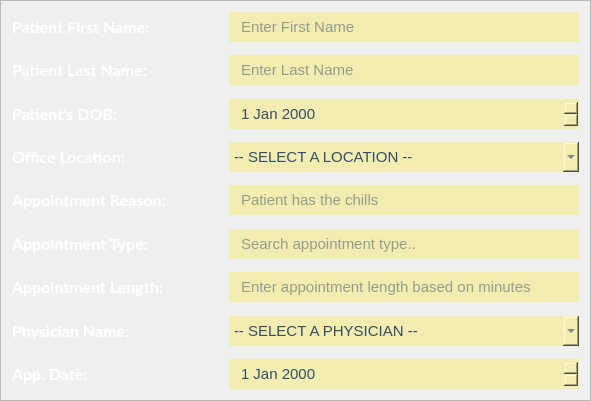
     <widget class="QFrame" name="InputsInnerFrame">
      <property name="geometry">
       <rect>
        <x>100</x>
        <y>160</y>
        <width>591</width>
        <height>401</height>
       </rect>
      </property>
      <property name="frameShape">
       <enum>QFrame::StyledPanel</enum>
      </property>
      <property name="frameShadow">
       <enum>QFrame::Raised</enum>
      </property>
      <layout class="QVBoxLayout" name="verticalLayout_3">
       <item>
        <layout class="QVBoxLayout" name="InputsInnerVLayout">
         <item>
          <layout class="QHBoxLayout" name="InputsRowHLayout_1">
           <item>
            <widget class="QLabel" name="Label_PatientFirstName_SA">
             <property name="minimumSize">
              <size>
               <width>0</width>
               <height>0</height>
              </size>
             </property>
             <property name="maximumSize">
              <size>
               <width>16777215</width>
               <height>16777215</height>
              </size>
             </property>
             <property name="font">
              <font>
               <family>Lato</family>
               <pointsize>12</pointsize>
               <weight>75</weight>
               <bold>true</bold>
              </font>
             </property>
             <property name="styleSheet">
              <string notr="true">QLabel {
	color: white;
}</string>
             </property>
             <property name="text">
              <string>Patient First Name:</string>
             </property>
            </widget>
           </item>
           <item>
            <spacer name="horizontalSpacer_2">
             <property name="orientation">
              <enum>Qt::Horizontal</enum>
             </property>
             <property name="sizeHint" stdset="0">
              <size>
               <width>40</width>
               <height>20</height>
              </size>
             </property>
            </spacer>
           </item>
           <item>
            <widget class="QLineEdit" name="LineEdit_PatientFirstName_SA">
             <property name="minimumSize">
              <size>
               <width>350</width>
               <height>30</height>
              </size>
             </property>
             <property name="maximumSize">
              <size>
               <width>350</width>
               <height>40</height>
              </size>
             </property>
             <property name="font">
              <font>
               <family>MS Shell Dlg 2</family>
               <pointsize>11</pointsize>
              </font>
             </property>
             <property name="styleSheet">
              <string notr="true">QLineEdit {
	border-image: none;
    border: none;
	background-color: #F3ECB0;
	color: #344D67;
	font-family: &quot;MS Shell Dlg 2&quot;;
	font-size: 11;
	padding-left: 10px;
	padding-right: 10px;
}</string>
             </property>
             <property name="text">
              <string/>
             </property>
             <property name="alignment">
              <set>Qt::AlignLeading|Qt::AlignLeft|Qt::AlignVCenter</set>
             </property>
             <property name="placeholderText">
              <string>Enter First Name</string>
             </property>
            </widget>
           </item>
          </layout>
         </item>
         <item>
          <spacer name="verticalSpacer">
           <property name="orientation">
            <enum>Qt::Vertical</enum>
           </property>
           <property name="sizeHint" stdset="0">
            <size>
             <width>20</width>
             <height>40</height>
            </size>
           </property>
          </spacer>
         </item>
         <item>
          <layout class="QHBoxLayout" name="InputsRowHLayout_2">
           <item>
            <layout class="QHBoxLayout" name="Layout_PatientLastName_2">
             <item>
              <widget class="QLabel" name="Label_PatientLastName_SA">
               <property name="font">
                <font>
                 <family>Lato</family>
                 <pointsize>12</pointsize>
                 <weight>75</weight>
                 <bold>true</bold>
                </font>
               </property>
               <property name="styleSheet">
                <string notr="true">QLabel {
	color: white;
}</string>
               </property>
               <property name="text">
                <string>Patient Last Name:</string>
               </property>
              </widget>
             </item>
             <item>
              <spacer name="horizontalSpacer">
               <property name="orientation">
                <enum>Qt::Horizontal</enum>
               </property>
               <property name="sizeHint" stdset="0">
                <size>
                 <width>40</width>
                 <height>20</height>
                </size>
               </property>
              </spacer>
             </item>
             <item>
              <widget class="QLineEdit" name="LineEdit_PatientLastName_SA">
               <property name="minimumSize">
                <size>
                 <width>350</width>
                 <height>30</height>
                </size>
               </property>
               <property name="maximumSize">
                <size>
                 <width>350</width>
                 <height>40</height>
                </size>
               </property>
               <property name="font">
                <font>
                 <family>MS Shell Dlg 2</family>
                 <pointsize>11</pointsize>
                </font>
               </property>
               <property name="styleSheet">
                <string notr="true">QLineEdit {
	border-image: none;
    border: none;
	background-color: #F3ECB0;
	color: #344D67;
	font-family: &quot;MS Shell Dlg 2&quot;;
	font-size: 11;
	padding-left: 10px;
	padding-right: 10px;
}</string>
               </property>
               <property name="text">
                <string/>
               </property>
               <property name="placeholderText">
                <string>Enter Last Name</string>
               </property>
              </widget>
             </item>
            </layout>
           </item>
          </layout>
         </item>
         <item>
          <spacer name="verticalSpacer_2">
           <property name="orientation">
            <enum>Qt::Vertical</enum>
           </property>
           <property name="sizeHint" stdset="0">
            <size>
             <width>20</width>
             <height>40</height>
            </size>
           </property>
          </spacer>
         </item>
         <item>
          <layout class="QHBoxLayout" name="InputsRowHLayout_3">
           <item>
            <layout class="QHBoxLayout" name="Layout_DOB_2">
             <item>
              <widget class="QLabel" name="Label_DOB_SA">
               <property name="font">
                <font>
                 <family>Lato</family>
                 <pointsize>12</pointsize>
                 <weight>75</weight>
                 <bold>true</bold>
                </font>
               </property>
               <property name="styleSheet">
                <string notr="true">QLabel {
	color: white;
}</string>
               </property>
               <property name="text">
                <string>Patient's DOB:</string>
               </property>
              </widget>
             </item>
             <item>
              <spacer name="horizontalSpacer_3">
               <property name="orientation">
                <enum>Qt::Horizontal</enum>
               </property>
               <property name="sizeHint" stdset="0">
                <size>
                 <width>40</width>
                 <height>20</height>
                </size>
               </property>
              </spacer>
             </item>
             <item>
              <widget class="QDateEdit" name="dateEdit_DOB_SA">
               <property name="minimumSize">
                <size>
                 <width>350</width>
                 <height>30</height>
                </size>
               </property>
               <property name="maximumSize">
                <size>
                 <width>350</width>
                 <height>40</height>
                </size>
               </property>
               <property name="font">
                <font>
                 <family>MS Shell Dlg 2</family>
                 <pointsize>11</pointsize>
                </font>
               </property>
               <property name="cursor">
                <cursorShape>PointingHandCursor</cursorShape>
               </property>
               <property name="styleSheet">
                <string notr="true">QDateEdit {
	QLineEdit 
	border-image: none;
    border: none;
	background-color: #F3ECB0;
	color: #344D67;
	font-family: &quot;MS Shell Dlg 2&quot;;
	font-size: 11;
	padding-left: 10px;
	padding-right: 10px;
}

/** 
	QDateEdit QAbstractItemView:enabled {
	color: black;
	background-color: ghostwhite;
	selection-background-color: rgb(0, 177, 171);
	selection-color: white;
}

QCalendarWidget QTableView QLabel {
	color: white;
}
*/</string>
               </property>
               <property name="calendarPopup">
                <bool>false</bool>
               </property>
              </widget>
             </item>
            </layout>
           </item>
          </layout>
         </item>
         <item>
          <spacer name="verticalSpacer_7">
           <property name="orientation">
            <enum>Qt::Vertical</enum>
           </property>
           <property name="sizeHint" stdset="0">
            <size>
             <width>20</width>
             <height>40</height>
            </size>
           </property>
          </spacer>
         </item>
         <item>
          <layout class="QHBoxLayout" name="InputsRowHLayout_10">
           <item>
            <widget class="QLabel" name="Label_OfficeLocation_SA">
             <property name="minimumSize">
              <size>
               <width>140</width>
               <height>0</height>
              </size>
             </property>
             <property name="maximumSize">
              <size>
               <width>16777215</width>
               <height>16777215</height>
              </size>
             </property>
             <property name="font">
              <font>
               <family>Lato</family>
               <pointsize>12</pointsize>
               <weight>75</weight>
               <bold>true</bold>
              </font>
             </property>
             <property name="styleSheet">
              <string notr="true">QLabel {
	color: white;
}</string>
             </property>
             <property name="text">
              <string>Office Location:</string>
             </property>
            </widget>
           </item>
           <item>
            <spacer name="horizontalSpacer_10">
             <property name="orientation">
              <enum>Qt::Horizontal</enum>
             </property>
             <property name="sizeHint" stdset="0">
              <size>
               <width>40</width>
               <height>20</height>
              </size>
             </property>
            </spacer>
           </item>
           <item>
            <widget class="QComboBox" name="ComboBox_OfficeLocations_SA">
             <property name="minimumSize">
              <size>
               <width>350</width>
               <height>30</height>
              </size>
             </property>
             <property name="maximumSize">
              <size>
               <width>350</width>
               <height>40</height>
              </size>
             </property>
             <property name="font">
              <font>
               <family>MS Shell Dlg 2</family>
               <pointsize>11</pointsize>
              </font>
             </property>
             <property name="cursor">
              <cursorShape>PointingHandCursor</cursorShape>
             </property>
             <property name="styleSheet">
              <string notr="true">QComboBox {	
	border-image: none;
    border: none;
	background-color: #F3ECB0;
	color: #344D67;
	font-family: &quot;MS Shell Dlg 2&quot;;
	font-size: 11;
}</string>
             </property>
             <item>
              <property name="text">
               <string>-- SELECT A LOCATION --</string>
              </property>
             </item>
            </widget>
           </item>
          </layout>
         </item>
         <item>
          <spacer name="verticalSpacer_3">
           <property name="orientation">
            <enum>Qt::Vertical</enum>
           </property>
           <property name="sizeHint" stdset="0">
            <size>
             <width>20</width>
             <height>40</height>
            </size>
           </property>
          </spacer>
         </item>
         <item>
          <layout class="QHBoxLayout" name="InputsRowHLayout_4">
           <item>
            <widget class="QLabel" name="Label_AppointmentReason_SA">
             <property name="font">
              <font>
               <family>Lato</family>
               <pointsize>12</pointsize>
               <weight>75</weight>
               <bold>true</bold>
              </font>
             </property>
             <property name="styleSheet">
              <string notr="true">QLabel {
	color: white;
}</string>
             </property>
             <property name="text">
              <string>Appointment Reason:</string>
             </property>
            </widget>
           </item>
           <item>
            <spacer name="horizontalSpacer_4">
             <property name="orientation">
              <enum>Qt::Horizontal</enum>
             </property>
             <property name="sizeHint" stdset="0">
              <size>
               <width>40</width>
               <height>20</height>
              </size>
             </property>
            </spacer>
           </item>
           <item>
            <widget class="QLineEdit" name="LineEdit_AppointmentReason_SA">
             <property name="minimumSize">
              <size>
               <width>350</width>
               <height>30</height>
              </size>
             </property>
             <property name="maximumSize">
              <size>
               <width>350</width>
               <height>40</height>
              </size>
             </property>
             <property name="font">
              <font>
               <family>MS Shell Dlg 2</family>
               <pointsize>11</pointsize>
              </font>
             </property>
             <property name="styleSheet">
              <string notr="true">QLineEdit {
	border-image: none;
    border: none;
	background-color: #F3ECB0;
	color: #344D67;
	font-family: &quot;MS Shell Dlg 2&quot;;
	font-size: 11;
	padding-left: 10px;
	padding-right: 10px;
}</string>
             </property>
             <property name="placeholderText">
              <string>Patient has the chills</string>
             </property>
            </widget>
           </item>
          </layout>
         </item>
         <item>
          <spacer name="verticalSpacer_6">
           <property name="orientation">
            <enum>Qt::Vertical</enum>
           </property>
           <property name="sizeHint" stdset="0">
            <size>
             <width>20</width>
             <height>40</height>
            </size>
           </property>
          </spacer>
         </item>
         <item>
          <layout class="QHBoxLayout" name="InputsRowHLayout_9">
           <item>
            <widget class="QLabel" name="Label_AppointmentType_SA">
             <property name="minimumSize">
              <size>
               <width>0</width>
               <height>0</height>
              </size>
             </property>
             <property name="maximumSize">
              <size>
               <width>16777215</width>
               <height>16777215</height>
              </size>
             </property>
             <property name="font">
              <font>
               <family>Lato</family>
               <pointsize>12</pointsize>
               <weight>75</weight>
               <bold>true</bold>
              </font>
             </property>
             <property name="styleSheet">
              <string notr="true">QLabel {
	color: white;
}</string>
             </property>
             <property name="text">
              <string>Appointment Type:</string>
             </property>
            </widget>
           </item>
           <item>
            <spacer name="horizontalSpacer_9">
             <property name="orientation">
              <enum>Qt::Horizontal</enum>
             </property>
             <property name="sizeHint" stdset="0">
              <size>
               <width>40</width>
               <height>20</height>
              </size>
             </property>
            </spacer>
           </item>
           <item>
            <widget class="QLineEdit" name="LineEdit_AppointmentType_SA">
             <property name="minimumSize">
              <size>
               <width>350</width>
               <height>30</height>
              </size>
             </property>
             <property name="maximumSize">
              <size>
               <width>350</width>
               <height>40</height>
              </size>
             </property>
             <property name="font">
              <font>
               <family>MS Shell Dlg 2</family>
               <pointsize>11</pointsize>
              </font>
             </property>
             <property name="styleSheet">
              <string notr="true">QLineEdit {
	border-image: none;
    border: none;
	background-color: #F3ECB0;
	color: #344D67;
	font-family: &quot;MS Shell Dlg 2&quot;;
	font-size: 11;
	padding-left: 10px;
	padding-right: 10px;
}</string>
             </property>
             <property name="placeholderText">
              <string>Search appointment type..</string>
             </property>
            </widget>
           </item>
          </layout>
         </item>
         <item>
          <spacer name="verticalSpacer_4">
           <property name="orientation">
            <enum>Qt::Vertical</enum>
           </property>
           <property name="sizeHint" stdset="0">
            <size>
             <width>20</width>
             <height>40</height>
            </size>
           </property>
          </spacer>
         </item>
         <item>
          <layout class="QHBoxLayout" name="InputsRowHLayout_11">
           <item>
            <widget class="QLabel" name="Label_AppointmentType_SA_2">
             <property name="minimumSize">
              <size>
               <width>0</width>
               <height>0</height>
              </size>
             </property>
             <property name="maximumSize">
              <size>
               <width>16777215</width>
               <height>16777215</height>
              </size>
             </property>
             <property name="font">
              <font>
               <family>Lato</family>
               <pointsize>12</pointsize>
               <weight>75</weight>
               <bold>true</bold>
              </font>
             </property>
             <property name="styleSheet">
              <string notr="true">QLabel {
	color: white;
}</string>
             </property>
             <property name="text">
              <string>Appointment Length:</string>
             </property>
            </widget>
           </item>
           <item>
            <spacer name="horizontalSpacer_11">
             <property name="orientation">
              <enum>Qt::Horizontal</enum>
             </property>
             <property name="sizeHint" stdset="0">
              <size>
               <width>40</width>
               <height>20</height>
              </size>
             </property>
            </spacer>
           </item>
           <item>
            <widget class="QLineEdit" name="LineEdit_AppointmentLength_SA">
             <property name="enabled">
              <bool>true</bool>
             </property>
             <property name="minimumSize">
              <size>
               <width>350</width>
               <height>30</height>
              </size>
             </property>
             <property name="maximumSize">
              <size>
               <width>350</width>
               <height>40</height>
              </size>
             </property>
             <property name="font">
              <font>
               <family>MS Shell Dlg 2</family>
               <pointsize>11</pointsize>
              </font>
             </property>
             <property name="styleSheet">
              <string notr="true">QLineEdit {
	border-image: none;
    border: none;
	background-color: #F3ECB0;
	color: #344D67;
	font-family: &quot;MS Shell Dlg 2&quot;;
	font-size: 11;
	padding-left: 10px;
	padding-right: 10px;
}</string>
             </property>
             <property name="placeholderText">
              <string>Enter appointment length based on minutes</string>
             </property>
            </widget>
           </item>
          </layout>
         </item>
         <item>
          <spacer name="verticalSpacer_5">
           <property name="orientation">
            <enum>Qt::Vertical</enum>
           </property>
           <property name="sizeHint" stdset="0">
            <size>
             <width>20</width>
             <height>40</height>
            </size>
           </property>
          </spacer>
         </item>
         <item>
          <layout class="QHBoxLayout" name="InputsRowHLayout_6">
           <item>
            <widget class="QLabel" name="Label_PhysicianName_SA">
             <property name="minimumSize">
              <size>
               <width>140</width>
               <height>0</height>
              </size>
             </property>
             <property name="maximumSize">
              <size>
               <width>16777215</width>
               <height>16777215</height>
              </size>
             </property>
             <property name="font">
              <font>
               <family>Lato</family>
               <pointsize>12</pointsize>
               <weight>75</weight>
               <bold>true</bold>
              </font>
             </property>
             <property name="styleSheet">
              <string notr="true">QLabel {
	color: white;
}</string>
             </property>
             <property name="text">
              <string>Physician Name:</string>
             </property>
            </widget>
           </item>
           <item>
            <spacer name="horizontalSpacer_6">
             <property name="orientation">
              <enum>Qt::Horizontal</enum>
             </property>
             <property name="sizeHint" stdset="0">
              <size>
               <width>40</width>
               <height>20</height>
              </size>
             </property>
            </spacer>
           </item>
           <item>
            <widget class="QComboBox" name="ComboBox_PhysicianNames_SA">
             <property name="minimumSize">
              <size>
               <width>350</width>
               <height>30</height>
              </size>
             </property>
             <property name="maximumSize">
              <size>
               <width>350</width>
               <height>40</height>
              </size>
             </property>
             <property name="font">
              <font>
               <family>MS Shell Dlg 2</family>
               <pointsize>11</pointsize>
              </font>
             </property>
             <property name="cursor">
              <cursorShape>PointingHandCursor</cursorShape>
             </property>
             <property name="styleSheet">
              <string notr="true">QComboBox {	
	border-image: none;
    border: none;
	background-color: #F3ECB0;
	color: #344D67;
	font-family: &quot;MS Shell Dlg 2&quot;;
	font-size: 11;
}</string>
             </property>
             <item>
              <property name="text">
               <string>-- SELECT A PHYSICIAN --</string>
              </property>
             </item>
            </widget>
           </item>
          </layout>
         </item>
         <item>
          <spacer name="verticalSpacer_8">
           <property name="orientation">
            <enum>Qt::Vertical</enum>
           </property>
           <property name="sizeHint" stdset="0">
            <size>
             <width>20</width>
             <height>40</height>
            </size>
           </property>
          </spacer>
         </item>
         <item>
          <layout class="QHBoxLayout" name="InputsRowHLayout_5">
           <item>
            <widget class="QLabel" name="Label_AppDate_SA">
             <property name="font">
              <font>
               <family>Lato</family>
               <pointsize>12</pointsize>
               <weight>75</weight>
               <bold>true</bold>
              </font>
             </property>
             <property name="styleSheet">
              <string notr="true">QLabel {
	color: white;
}</string>
             </property>
             <property name="text">
              <string>App. Date:</string>
             </property>
            </widget>
           </item>
           <item>
            <spacer name="horizontalSpacer_5">
             <property name="orientation">
              <enum>Qt::Horizontal</enum>
             </property>
             <property name="sizeHint" stdset="0">
              <size>
               <width>40</width>
               <height>20</height>
              </size>
             </property>
            </spacer>
           </item>
           <item>
            <widget class="QDateEdit" name="DateEdit_AppDate_SA">
             <property name="minimumSize">
              <size>
               <width>350</width>
               <height>30</height>
              </size>
             </property>
             <property name="font">
              <font>
               <family>MS Shell Dlg 2</family>
               <pointsize>11</pointsize>
              </font>
             </property>
             <property name="styleSheet">
              <string notr="true">QDateEdit {
	border-image: none;
    border: none;
	background-color: #F3ECB0;
	color: #344D67;
	font-family: &quot;MS Shell Dlg 2&quot;;
	font-size: 11;	
	padding-left: 10px;
	padding-right: 10px;
}</string>
             </property>
            </widget>
           </item>
          </layout>
         </item>
        </layout>
       </item>
      </layout>
     </widget>
